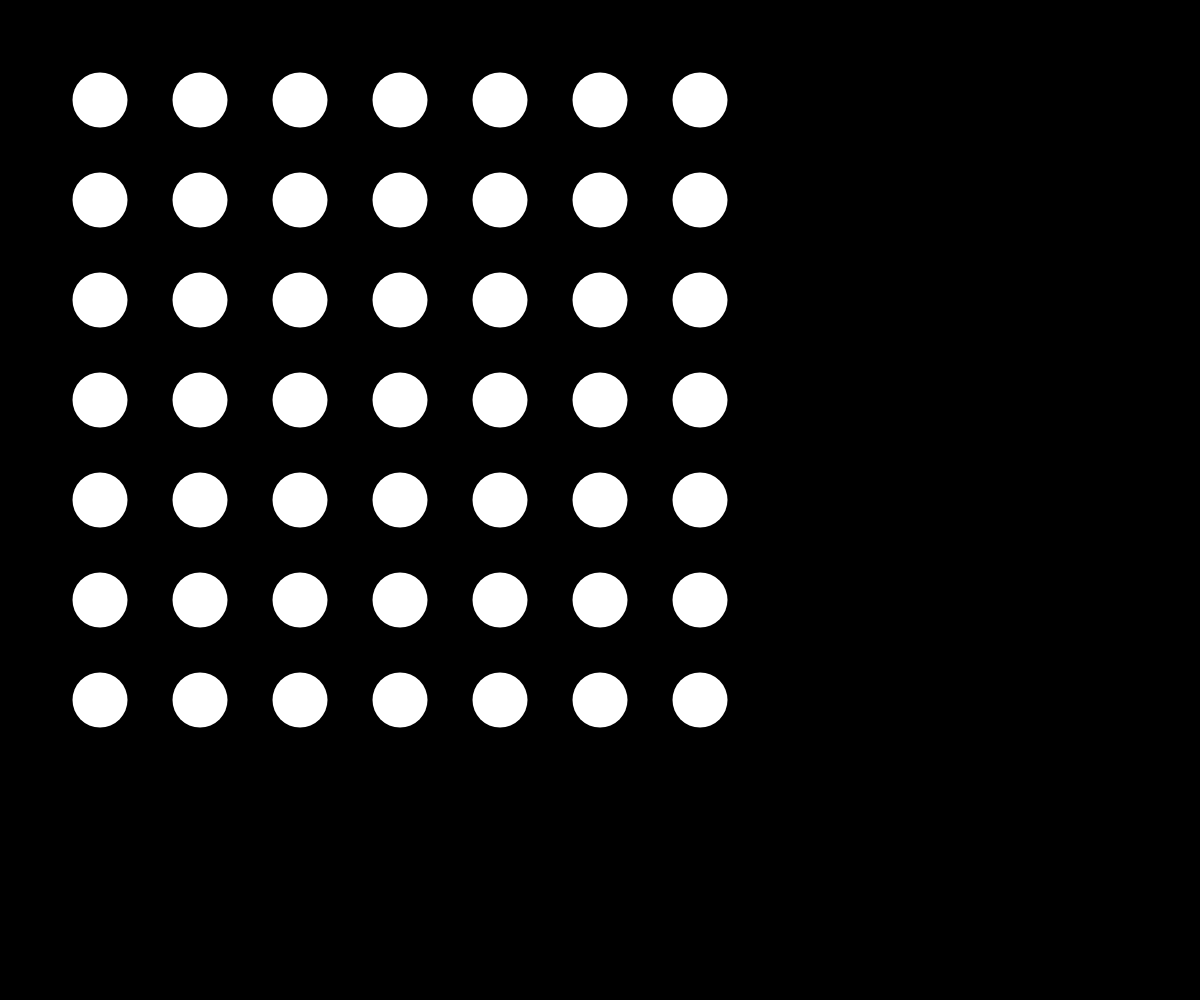
Frame 1 (no input)
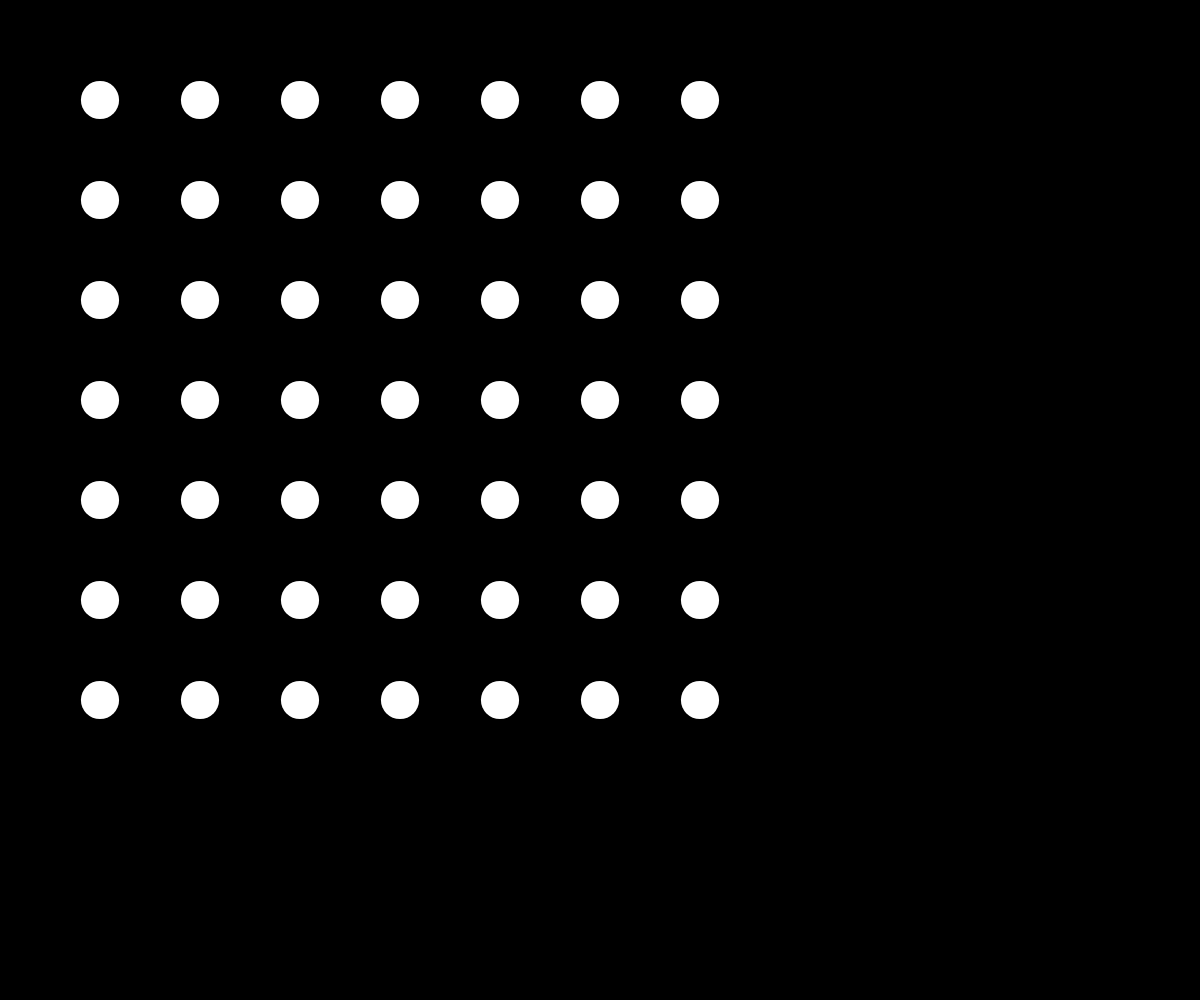
Frame 60 (no input)
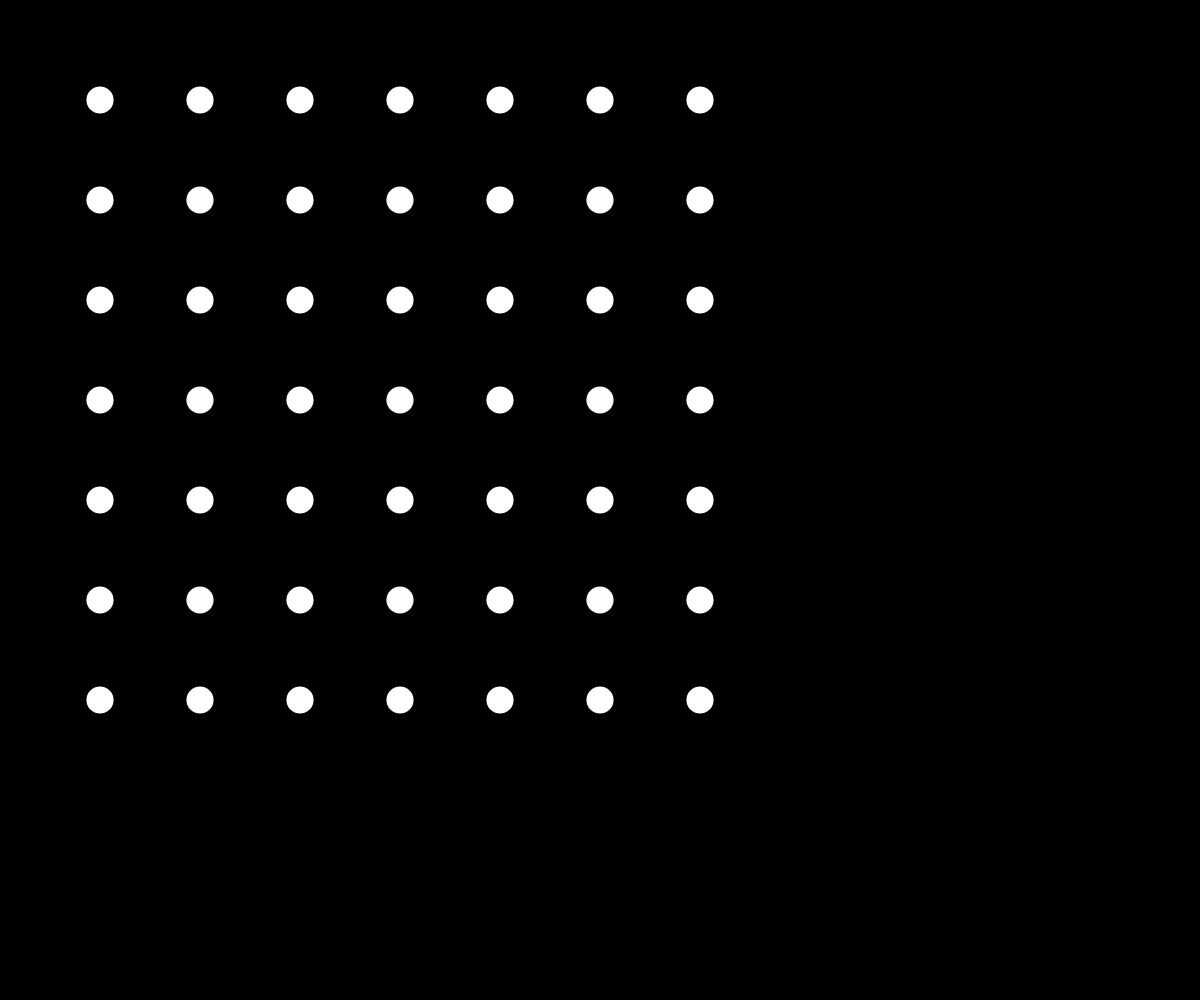
Frame 120 (the mouse pressed at the canvas centre since frame 60)

The p5.js sketch that drew these frames (run headless with seeded random() and noise() and a simulated clock; from frame 60 on, the mouse is pressed at the canvas centre):

// p5.js sketch
// ── sketch.js
var the_shape = "circle";


var space_dist = 110;
var circ_size = 100;
var padding = 0;
var tot = circ_size + padding;

var speed = 0.1;

var arr_length = 7;

// var generation_diff = (max_size-min_size)/arr_length;
var white_arr;
var black_arr;


function create_2d_array(x_len,y_len){
  arr = new Array(x_len);
  for (let i=0; i<arr.length; i++){
    arr[i] = new Array(y_len);
  }
  return arr;
}

function fill_circle_arr(arr,col){
  for (let i=0; i<arr.length; i++){
    for (let j=0; j<arr[0].length; j++){
      arr[i][j] = new circleMover(tot + i*circ_size, tot + j*circ_size,col);
    }
  }
  return arr;
}

function setup(){
  ww = windowWidth;
  wh = windowHeight;

  frameRate(30);

  canvas = createCanvas(ww,wh);
  canvas.position(0,0);
  canvas.style('z-index', '-1');

  white_arr = create_2d_array(arr_length,arr_length);
  white_arr = fill_circle_arr(white_arr,'white');

  black_arr = create_2d_array(arr_length,arr_length);
  black_arr = fill_circle_arr(black_arr,'black');

  angleMode(RADIANS);


}

function draw(){
  background(0);


  noStroke();
  // fill(10);

  for (let i=0; i<white_arr.length; i++){
    for (let j=0; j<white_arr[0].length; j++){
      white_arr[i][j].increaser();
      white_arr[i][j].show();
    }
  }
}

// ── circler.js
function circleMover(x,y,col){
  this.xpos = x;
  this.ypos = y;
  this.col = col;
  this.size = 10;
  this.ang = 0;
}

circleMover.prototype.show = function(){
  push();
  translate(this.xpos,this.ypos);
  noStroke();
  fill(this.col);
  circle(0,0,this.size);
  pop();
}

circleMover.prototype.increaser = function(){
  this.size = map(sin(this.ang),-1,1,10,circ_size);
  this.ang += speed;

}

// ── rectangular.js
function rectMover(x,y,cursize,inval,col){
  this.xpos = x;
  this.ypos = y;
  this.size = cursize;
  this.grow_rate = inval;
  this.col = col;
  rectMode(CENTER);
}

rectMover.prototype.show = function(){
  push();
  translate(this.xpos,this.ypos);
  rotate(45);
  noStroke();
  fill(this.col);
  rect(0,0,this.size,this.size,this.size/6);
  rotate(-45);
  pop();
}

rectMover.prototype.increaser = function(){

    if (this.size+this.grow_rate <= min_limit){
      this.size = min_limit;
      this.grow_rate *= -1;
    }
    else if (this.size+this.grow_rate >= max_limit){
      this.size = max_limit;
      this.grow_rate *= -1;
    }
    this.size = this.size + this.grow_rate;

}
